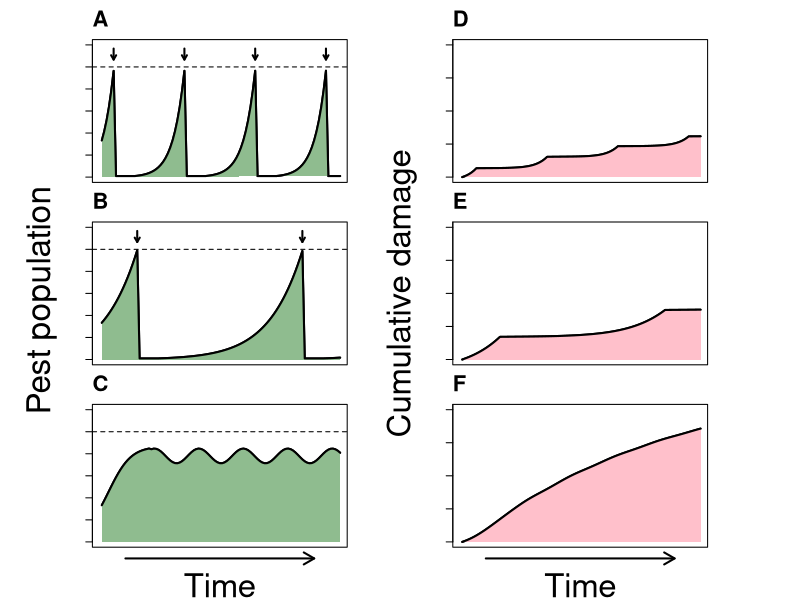
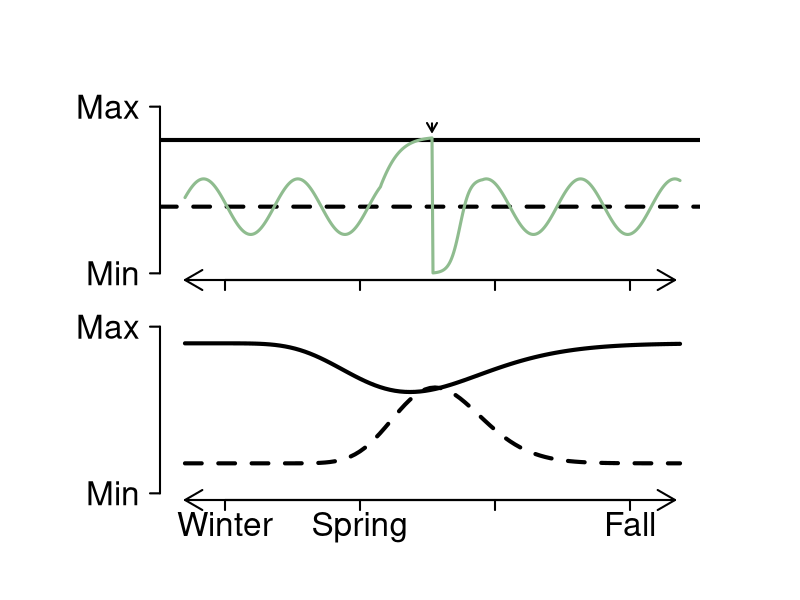

Here is the R script that generated these plots, in order:
sam_th100 <- function(t, th) {
  
  res = 0
  
  pop <- rep(NA, length(t))
  pop[1] <- 5
  
  dama <- rep(NA, length(t))
  dama[1] <- 0
  
  dama1 <- rep(NA, length(t))
  dama1[1] <- 0
  
  apl <- 0
  
  for(i in 1: length(t)) {
    
    pop[i+1] <- pop[i] * (1 + 0.25 * (1 - (pop[i] / 150)))
    if(pop[i+1] >= th) {
      apl <- which(pop >= th)
      res = 8
    }
    
    if(i <= (apl[length(apl)] + res - 1)) {
      pop[i+1] <- pop[apl[length(apl)] - 1] * 0.01
    }
    dama[i+1] <- (pop[i] * 0.001)
    dama1[i+1] <- dama1[i] + (dama[i+1] * (1 - (dama1[i] / 1)))
  }
  
  
  list(pop, dama1)
  
}



sam_th100_A <- function(t, th) {
  
  res = 0
  
  pop <- rep(NA, length(t))
  pop[1] <- 5
  
  dama <- rep(NA, length(t))
  dama[1] <- 0
  
  dama1 <- rep(NA, length(t))
  dama1[1] <- 0
  
  apl <- 0
  
  for(i in 1: length(t)) {
    
    pop[i+1] <- pop[i] * (1 + 0.08 * (1 - (pop[i] / 150)))
    if(pop[i+1] >= th) {
      apl <- which(pop >= th)
      res = 8
    }
    
    if(i <= (apl[length(apl)] + res - 1)) {
      pop[i+1] <- pop[apl[length(apl)] - 1] * 0.01
    }
    dama[i+1] <- (pop[i] * 0.001)
    dama1[i+1] <- dama1[i] + (dama[i+1] * (1 - (dama1[i] / 1)))
  }
  
  
  list(pop, dama1)
  
}




sam_th100_B <- function(t, th) {
  
  res = 0
  
  pop <- rep(NA, length(t))
  pop[1] <- 5
  
  dama <- rep(NA, length(t))
  dama[1] <- 0
  
  dama1 <- rep(NA, length(t))
  dama1[1] <- 0
  
  apl <- 0
  
  for(i in 1: length(t)) {
    
    if(i < 21) {
      pop[i+1] <- pop[i] * (1 + 0.2 * (1 - (pop[i] / 13)))
    } else {
      pop[i+1] <- 11.7 + sin(i/3 + 13)
    }
    
    
    
    if(pop[i+1] >= th) {
      apl <- which(pop >= th)
      res = 8
    }
    
    if(i <= (apl[length(apl)] + res - 1)) {
      pop[i+1] <- pop[apl[length(apl)] - 1] * 0.01
    }
    dama[i+1] <- (pop[i] * 0.001)
    dama1[i+1] <- dama1[i] + (dama[i+1] * (1 - (dama1[i] / 1)))
  }
  
  
  list(pop, dama1)
  
}














par(mfrow = c(3, 2), oma = c(2, 4, 2, 2))



par(mar = c(2, 3, 1, 5))

plot(seq(0, 101), sam_th100(seq(0, 100), th = 15)[[1]], xlab = "", 
     ylab = "", cex.lab = 2, type = "l", 
     cex.axis = 2, lwd  = 2, xlim = c(0, 100), ylim = c(0, 18), yaxt = "n", xaxt = "n")
polygon(x = c(0, seq(0, 101)), y = c(0, sam_th100(seq(0, 100), th = 15)[[1]]), col  = "darkseagreen", border = F)

lines(seq(0, 101), sam_th100(seq(0, 100), th = 15)[[1]], lwd = 2)

arrows(c(5, 35, 65, 95), 17.5, c(5, 35, 65, 95), 16, length = 0.05, xpd = TRUE, lwd  = 2)

axis(side = 2, at = seq(0, 18, 3), labels = NA)

abline(h = 15, lty  = 2)
title(main = "A", xpd = NA, cex.main = 2, adj = 0, line = 1)


par(mar = c(2, 3, 1, 5))
plot(seq(0, 101), sam_th100(seq(0, 100), th = 15)[[2]], xlab = "", 
     ylab = "", cex.lab = 2, type = "l", 
     cex.axis = 2, lwd  = 2, xlim = c(0, 100), ylim = c(0, 0.8), yaxt = "n", xaxt = "n")
polygon(x = c(0, seq(0, 101), 101), y = c(0, sam_th100(seq(0, 100), th = 15)[[2]], 0), col  = "pink", border = F)

axis(side = 2, at = seq(0, 1, 0.2), labels = NA)
lines(seq(0, 101), sam_th100(seq(0, 100), th = 15)[[2]], lwd = 2)
title(main = "D", xpd = NA, cex.main = 2, adj = 0, line = 1)





par(mar = c(2, 3, 1, 5))
plot(seq(0, 101), sam_th100_A(seq(0, 100), th = 15)[[1]], xlab = "", 
     ylab = "", cex.lab = 2, type = "l", 
     cex.axis = 2, lwd  = 2, xlim = c(0, 100), ylim = c(0, 18), yaxt = "n", xaxt = "n")
polygon(x = c(0, seq(0, 101), 101), y = c(0, sam_th100_A(seq(0, 100), th = 15)[[1]], 0), col  = "darkseagreen", border = F)

lines(seq(0, 101), sam_th100_A(seq(0, 100), th = 15)[[1]], lwd = 2)

arrows(c(15, 85), 17.5, c(15, 85), 16, length = 0.05, xpd = TRUE, lwd  = 2)

abline(h = 15, lty  = 2)
axis(side = 2, at = seq(0, 18, 3), labels = NA)
title(main = "B", xpd = NA, cex.main = 2, adj = 0, line = 1)

par(mar = c(2, 3, 1, 5))
plot(seq(0, 101), sam_th100_A(seq(0, 100), th = 15)[[2]], xlab = "", 
     ylab = "Cumulative damage", cex.lab = 3, type = "l", 
     cex.axis = 2, lwd  = 2, xlim = c(0, 100), ylim = c(0, 0.8), yaxt = "n", xaxt = "n", xpd = NA)
polygon(x = c(0, seq(0, 101), 101), y = c(0, sam_th100_A(seq(0, 100), th = 15)[[2]], 0), col  = "pink", border = F)
axis(side = 2, at = seq(0, 1, 0.2), labels = NA)
lines(seq(0, 101), sam_th100_A(seq(0, 100), th = 15)[[2]], lwd = 2)
title(main = "E", xpd = NA, cex.main = 2, adj = 0, line = 1)




f3 <- sam_th100_B(seq(0, 100), th = 35)[[1]]

par(mar = c(2, 3, 1, 5))
plot(seq(0, 101), f3, xlab = "Time", 
     ylab = "", cex.lab = 2, type = "l", 
     cex.axis = 2, lwd  = 2, xlim = c(0, 100), ylim = c(0, 18), yaxt = "n", xaxt = "n", xpd = NA, cex.lab = 3)
polygon(x = c(0, seq(0, 101), 101), y = c(0, f3, 0), col  = "darkseagreen", border = F)

lines(seq(0, 101), f3, lwd = 2)

abline(h = 15, lty  = 2)
axis(side = 2, at = seq(0, 18, 3), labels = NA)
arrows(10, -2.25, 90, -2.25, length = 0.12, xpd = TRUE, lwd  = 2)
title(main = "C", xpd = NA, cex.main = 2, adj = 0, line = 1)



f3a <- sam_th100_B(seq(0, 100), th = 35)[[2]]

par(mar = c(2, 3, 1, 5))
plot(seq(0, 101), f3a, xlab = "Time", 
     ylab = "", cex.lab = 2, type = "l", 
     cex.axis = 2, lwd  = 2, xlim = c(0, 100), ylim = c(0, 0.8), yaxt = "n", xaxt = "n", xpd = NA, cex.lab = 3)
polygon(x = c(0, seq(0, 101), 101), y = c(0, f3a, 0), col  = "pink", border = F)
axis(side = 2, at = seq(0, 1, 0.2), labels = NA)
lines(seq(0, 101), f3a, lwd = 2)
arrows(10, -0.1, 90, -0.1, length = 0.12, xpd = TRUE, lwd  = 2)
title(main = "F", xpd = NA, cex.main = 2, adj = 0, line = 1)

mtext("Pest population", side = 2, outer = TRUE, cex = 2)

#mtext("Cumulative damage", side = 2, outer = TRUE, cex = 2, line = -42, xpd = NA)




log3 <- function(x){
  0.568/(1+exp(-1*(x-56)))
}


log2 <- function(x){
  0.82/(1+exp(-0.4*(x-38.7)))
}


par(mfrow = c(2, 1))



par(mar = c(1, 4, 3, 3))
plot(1000, 1000, xlim = c(0, 100), ylim = c(0, 1), xlab = "", ylab = "", xaxt = "n", yaxt = "n", bty = "n")


axis(side = 1, at = c(9, 36, 63, 90), labels = NA, lwd  = 2, cex.axis = 2)
axis(side = 2, at = c(0, 1), labels = c("Min", "Max"), lwd  = 2, cex.axis = 2, las = 2)

arrows(1, -0.04, 99, -0.04, length = 0.2, xpd = TRUE, lwd  = 2, code = 3)

abline(h = 0.8, lwd = 4)
abline(h = 0.4, lwd = 4, lty = 2)


lines(seq(1, 100, length.out = 500), c(0.4+sin(seq(1, 100, length.out = 500)[1:198]/3)/6,
                                       log2(seq(1, 100, length.out = 500)[199:250]),
                                       log3(seq(1, 100, length.out = 500)[251:300]),
                                       0.4+sin(seq(1, 100, length.out = 500)[301:500]/3)/6),
      lwd = 3, col = "darkseagreen")

arrows(50.4, 0.9, 50.4, 0.85, length = 0.1, xpd = TRUE, lwd  = 2)



par(mar = c(3, 4, 1, 3))

plot(1000, 1000, xlim = c(0, 100), ylim = c(0, 0.1), xlab = "", ylab = "", xaxt = "n", yaxt = "n", bty = "n")


axis(side = 1, at = c(9, 36, 63, 90), labels = c("Winter", "Spring", "Summer", "Fall"), lwd  = 2, cex.axis = 2)
axis(side = 2, at = c(0, 0.1), labels = c("Min", "Max"), lwd  = 2, cex.axis = 2, las = 2)

arrows(1, -0.004, 99, -0.004, length = 0.2, xpd = TRUE, lwd  = 2, code = 3)



lines(seq(1, 100), 0.018+dgamma(seq(1, 100), shape = 35, scale = 1.5),
      lwd = 4, lty = 2)


lines(seq(1, 100), 0.09-dgamma(seq(1, 100), shape = 12.5, scale = 4),
      lwd = 4)




